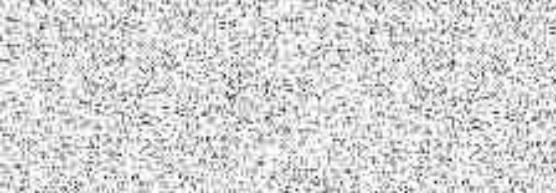
#> input picture captcha_pic.jpg, 556 x 193 px
$ python captcha.py
#> lines starting #> are read from the running program, lines starting #| are printed output that depends on the picture
import random
from PIL import Image,ImageDraw, ImageFont, ImageFilter

def font_select():
    x=random.randint(1,3)
    if x==1:
        a=ImageFont.truetype('ariblk.ttf',40)   #1
    elif x==2:
        a=ImageFont.truetype('segoesc.ttf',40)  #2
    else:
        a=ImageFont.truetype('seguili.ttf',40)  #3
    return (a)

st=''
s="qwertyuioplkjhgfdsazxcvbnm1209873654QWERTYUIOPASDFGHJKLZXCVBNM"
for i in range(8):
    a=random.randint(0,61)
    st=st+s[a]

image=Image.open('captcha_pic.jpg') #4
#> image is the input picture: PIL image 556x193 RGB; min 31, max 255, mean 212.7
draw=ImageDraw.Draw(image)
position=150
color='rgb(0,0,0)'
for i in st:
    font=font_select()
    draw.text((position,60), i, fill=color, font=font)
    position=position+33
#> after the loop, position = 414

blur=image.filter(ImageFilter.BLUR)
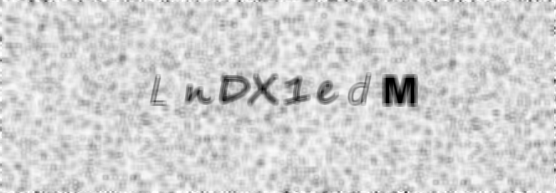
#> blur: PIL image 556x193 RGB; min 0, max 255, mean 208.9
blur.save('pic.jpg')   #5

'''Instructions
download and save the other given files
#1 font file-give the location where the file is saved on the pc
#2 font file-give the location where the file is saved on the pc
#3 font file-give the location where the file is saved on the pc
#4 captcha background picture-give the location where the file is saved on the pc
#5 the final captcha pic- give the location where u want to save the picture so that u can display it later'''

'''Delete the instruction and numbering comments in the project code'''
